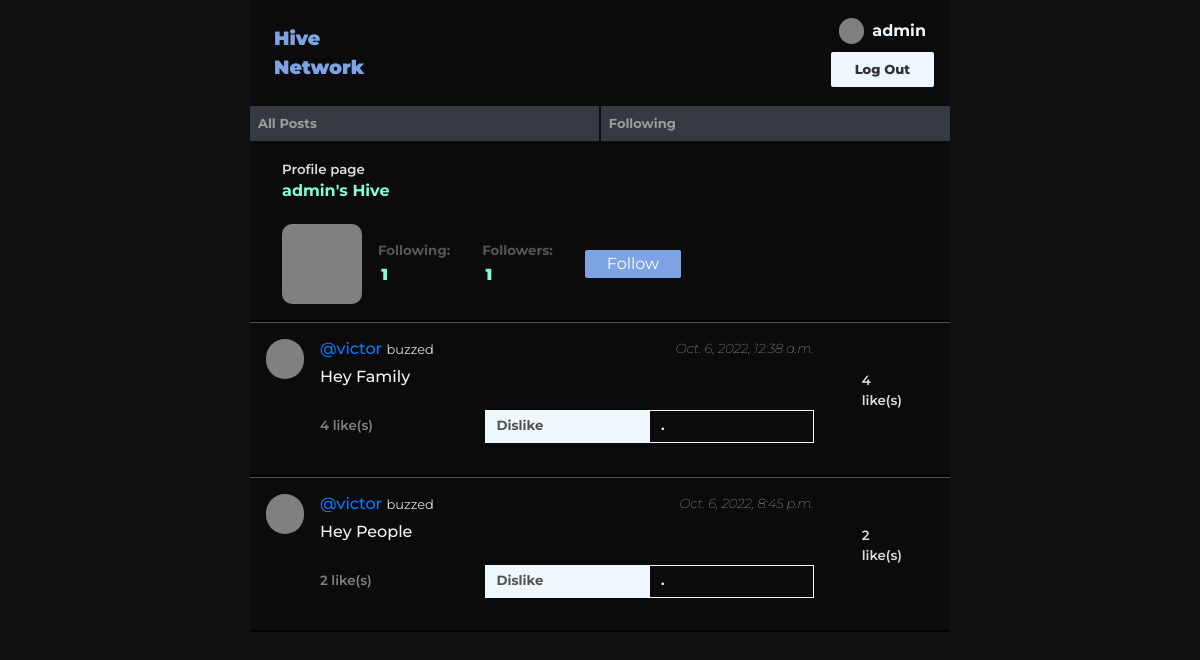
Screenshot of /profile/victor (signed in) with the database file from the repository.
### network/models.py (models this page shows, shortened)
class User(AbstractUser):
    slug = models.SlugField(max_length=255, unique=True, null=True, blank=True)

class Post(models.Model):
    body = models.CharField(max_length =200)
    author = models.ForeignKey(Profile, on_delete=models.CASCADE, null=True, blank=True, related_name="posts")
    created_on = models.DateTimeField(auto_now_add =True)
    liked = models.ManyToManyField(Profile, null=True, blank=True, related_name="likes")
    class Meta:
        verbose_name = "post"
        verbose_name_plural = "posts"

class Profile(models.Model):
    user = models.ForeignKey(User, on_delete = models.CASCADE, related_name="get_profile")
    followers = models.ManyToManyField(User, related_name="get_followers")
    following = models.ManyToManyField(User, related_name="get_following")
    slug = models.SlugField(max_length=255, unique=True, null=True, blank=True)
    def __str__(self):
        return self.slug

### network/views.py (the view)
# urls.py: path("profile/<str:user>", views.profile, name="profile"),
def profile(request, user):
    active_user = request.user
    get_user_object = get_object_or_404(User, username=user)
    profile = get_object_or_404(Profile, user=get_user_object)
    active_user_profile = get_object_or_404(Profile, user=active_user)
    page_user_object = get_object_or_404(User, username=active_user)
    follow_status = page_user_object in profile.following.all()
    posts = Post.objects.filter(author__slug=user)
    return render(request, "network/profile.html", {
        'posts' : posts,
        'active_user': active_user,
        'profile' : profile,
        'followers': profile.followers,
        'followings': profile.following,
        "active_user": active_user,
        "get_user_object": get_user_object,
        "active_user_profile": active_user_profile,
        "user_profile" : active_user_profile,
        "follow_status": follow_status,
    })

### network/templates/network/profile.html (shortened to what this page needs)
{% extends 'network/layout.html'%}
{% load static %}
{% block body %}
<div class="profile-intro" style="padding:1rem;">
    <h7 style="color: gainsboro; padding:1rem; font-weight:600; font-size:smaller;">Profile page</h7>
    <h6 style="margin-top: 0rem; font-weight: bold; color: aquamarine; padding:0rem 1rem;">{{user}}'s Hive</h6>
</div>
<div class="profile-summary">
    <div class="profile-summary-img" style="align-self: center;">
        <div style="background-color:gray; height:5rem; width: 5rem; border-radius:10px;">
        </div>
    </div>
    <div style="display:flex; flex-wrap: wrap; justify-content: start;">
        <div id="show-following" class="profile-summary-follow" style="margin: 0rem 1rem; align-self:center;">
            <p style="color:#535658; font-weight:700; font-size: smaller; margin-bottom:2px;">Following:</p>
            <h8 id="following-count" style="color: aquamarine; padding:0rem .2rem; font-weight:900;">{{followings.count}}</h8>
        </div>
        <div id="show-followers" class="profile-summary-follow" style="margin: 0rem 1rem; align-self: center;">
            <p style="color:#535658; font-weight:700; font-size: smaller; margin-bottom:2px;">Followers:</p>
            <h8 id="followers-count" style="color: aquamarine; font-weight:900; padding:0rem .2rem;">{{followers.count}}</h8>
        </div>
        {% if profile.pk is not active_user_profile.pk  %}
            <div class="follow-button-div" style="align-self: center; padding:0rem 1rem;">
                {% if follow_status %}
                    <button onclick="location.href='{%url 'follow' user%}" id="follow" class="follow-button">Unfollow</button>
                {% else %}
                    <button onclick="location.href='{%url 'follow' user%}" id="follow" class="follow-button">Follow</button>
                {% endif %}
            </div>
        {%else%}
            <div></div>
        {%endif%}
    </div>
</div>
<hr style="margin:0; border: 1px solid black;">
<div style="background-color: #f8f9fa; border-radius: 18px;" class="posts">
{% for post in posts%}
<div class="buzz-body" data-post-id= {{post.id}}>
    <div class="buzz-profile-pic"></div>
    <div class="buzz">
        <div style="display:flex; justify-content: space-between;">
            <h6 class="buzz-cred"> <a href="{%url 'profile' post.author%}">@{{post.author}} </a> <span style="font-size:13px; font-weight:400; color: gainsboro;">buzzed</span> </h6>
            <i style="color:gainsboro;">{{post.created_on}}</i>
        </div>
        <div>
            <h6 class="buzz-text">{{post.body}}</h6>
            <div style="display:flex; padding: 1rem 0rem;">
                <div style=" font-weight: 600; width:100%; color:gray; font-size:smaller; align-self:center;" class="post_like"><span id="like-count" class="like_count">{{post.liked.all.count}} </span>like(s)</div>
                <div style="width:100%;">
                {% if post in user_profile.likes.all %}
                <button class="like_button" onclick="location.href='{%url 'like' post.id%}"> Dislike </button>
                {% else %}
                {%csrf_token%}
                <button class="like_button" onclick="location.href='{%url 'like' post.id%}"> Like </button>
                {%endif%}
                </div>
                <div style="width:100%;">
                {% if post.author.user.id is page_user %}
                <button class="edit_post edit-button" id="edit_post">Edit</button>
                {% else  %}
                <button class="edit-button" id="">.</button>
                {% endif %}
                </div>
            </div>
            </div>
            </div>
        <p style="color: gainsboro; font-weight: 600; font-size:smaller; padding:2rem;"><span id="like-count" class="like_count">{{post.liked.all.count}} </span>like(s)</p>
    </div>
    <hr style="margin:0; border: 1px solid black;">
{% endfor %}
</div>
{% endblock %}

### network/templates/network/layout.html (shortened to what this page needs)
{% load static %}
<!DOCTYPE html>
<html lang="en">
    <head>
        <link rel="stylesheet" href="https://stackpath.bootstrapcdn.com/bootstrap/4.4.1/css/bootstrap.min.css">
        <link href="{% static 'network/styles.css' %}" rel="stylesheet">
    </head>
    <body>
        <nav class="navbar navbar-expand-lg navbar-dark" style="display:flex; flex-direction:column; padding: 0rem;">
            <div style="display: flex; justify-content:space-between; align-items:center; padding:1rem; background:bottom; width: 100%;">
                <a class="navbar-brand" href="{%url 'index'%}">Hive </br> Network</a>
                {% if user.is_authenticated%}
                <div style="text-align:center; display: flex; flex-direction:column; gap:.5rem; ">
                    <div style="display:flex; gap:.5rem; justify-content:center; align-items:center;" >
                        <div style="width:1.6rem; height:1.6rem; background-color:gray; border-radius:5rem;"></div>
                        <a class="" href="{%url 'profile' user%}"><strong style="color:aliceblue;">{{ user }}</strong></a>
                    </div>
                    <a class="auth-link" href="{% url 'logout' %}">Log Out</a>
                </div>
                {%endif%}
            </div>
            <div style="width:100%;">
                <ul class="navbar-nav mr-auto navi" >
                    <li class="nav-item navi-item" style="background-color:#343a40;">
                    <a class="nav-link" href="{% url 'index' %}">All Posts</a>
                    </li>
                    {% if user.is_authenticated %}
                        <li class="nav-item navi-item" style="background-color:#343a40;">
                            <a class="nav-link" href="{% url 'following_posts' user%}">Following</a>
                        </li>
                    {% endif %}
                </ul>
            </div>
        </nav>
        <div class="body">
            {% block body %}
            {% endblock %}
        </div>
    </body>
</html>

### network/static/network/styles.css (style rules this page uses)
html { background-color: rgb(17, 17, 17); }
*, body { font-family: 'Montserrat', sans-serif !important; background-color: #0b0b0b; }
.buzz { display: flex; flex-direction: column ; margin-inline: 1rem; width: 100%; }
.buzz-text { color: aliceblue; }
.navbar-brand { padding: 0.5rem; font-weight: 900; color: rgb(125, 163, 228)!important; font-size: larger !important; }
.nav-link { font-size: small; font-weight: 700; }
.auth-link { font-size: small; color: rgb(49, 50, 54); background-color: aliceblue; border-radius: 2px; font-weight: 800; padding: .5rem 1.5rem; }
.navi { width: 100%; display: flex; gap: .1rem; }
.navi-item { width: 100%; }
i { font-weight:lighter !important; font-size: small; padding-bottom: .5rem; }
.buzz-body { display: flex !important; border-top: 1px solid #525252; padding: 1rem; }
.posts { background-color: #f8f9fa; border-radius: 18px; }
.buzz-profile-pic { width: 2.5rem; height: 2.5rem; padding: 1rem; background-color: gray; border-radius: 100px; position: relative; }
.like_button { display: flex; width: 100%; color: #525252; background-color: aliceblue; border: none; font-weight:700; font-size: smaller; padding: .4rem 12px; }
.edit-button { display: flex; width: 100%; color: aliceblue; outline: 1px solid aliceblue; outline-offset: -1px; border: none; font-weight:700; font-size: smaller; padding: .4rem 12px; }
.profile-summary { display: flex; margin-bottom: 1rem; justify-content: start; padding: 0rem 2rem; }
.follow-button { padding: 2px 22px; background-color:rgb(125, 163, 228) !important; color: white; border: 0; border-radius: 2px; }

### network/templates/network/layout.html (style rules this page uses)
body { max-width: 700px; margin: auto; }

### rows the page displays
User: username "admin"
Post: author "victor", created_on "Oct. 6, 2022, 12:38 a.m.", body "Hey Family", liked.all.count "4", shows "Dislike"
Post: author "victor", created_on "Oct. 6, 2022, 8:45 p.m.", body "Hey People", liked.all.count "2", shows "Dislike"

### other values shown
{{ followings.count }} "1"
{{ followers.count }} "1"
